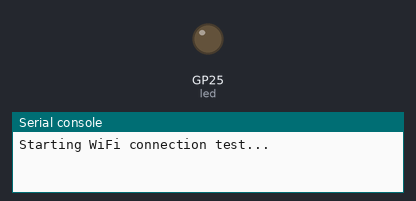
The program below on a simulated Raspberry Pi Pico running MicroPython. On the bench: output pins drawn as LEDs (lit = HIGH), the last lines printed to the serial console. WiFi joins after 1.5 s. At 3.6 s the program stops and its outputs stay as they are.

Above: at 0.6 s.
At 3.7 s:
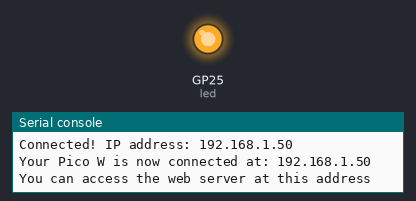
Timing chart, 0 to 5.1 s (numbered marks = the images above):
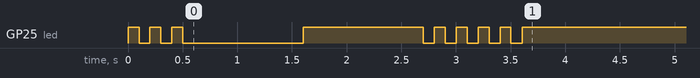

The program:

wifi_connect.py
```python
import network
import time
from machine import Pin

# WiFi credentials
SSID = "Peace"
PASSWORD = "chocolatefreakR2D2!"

# Create LED object
led = Pin("LED", Pin.OUT)

def connect_wifi():
    print("Starting WiFi connection test...")

    # Create and activate the WiFi interface
    wlan = network.WLAN(network.STA_IF)
    wlan.active(True)  # This is critical!

    # Flash quickly to indicate active WiFi module
    for _ in range(3):
        led.on()
        time.sleep(0.1)
        led.off()
        time.sleep(0.1)

    print(f"Connecting to {SSID}...")
    wlan.connect(SSID, PASSWORD)

    # Wait for connection with timeout
    max_wait = 20
    while max_wait > 0:
        if wlan.isconnected():
            break
        max_wait -= 1
        print("Waiting for connection...")
        time.sleep(1)
        led.toggle()  # Blink while connecting

    # Check connection result
    if wlan.isconnected():
        ip = wlan.ifconfig()[0]
        print(f"Connected! IP address: {ip}")

        # Success pattern - 5 quick blinks
        for _ in range(5):
            led.on()
            time.sleep(0.1)
            led.off()
            time.sleep(0.1)

        return ip
    else:
        print("Connection failed!")

        # Failure pattern - 3 slow blinks
        for _ in range(3):
            led.on()
            time.sleep(0.5)
            led.off()
            time.sleep(0.5)

        return None

# Run the test
ip = connect_wifi()
if ip:
    print(f"Your Pico W is now connected at: {ip}")
    print("You can access the web server at this address")

    # Keep the LED on to indicate successful connection
    led.on()
else:
    print("WiFi connection failed. Please check credentials and try again.")
```

Measured:
- by itself, GP25 (led): LOW → HIGH at 0.00 s, → LOW 0.10 s later, → HIGH 0.10 s later, → LOW 0.10 s later, … (17 changes in this stretch)
